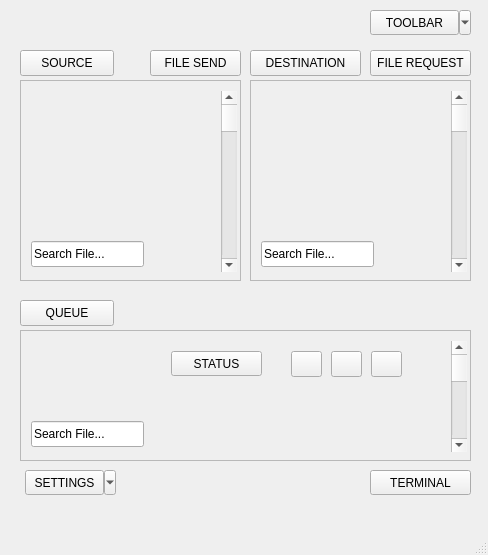
<?xml version="1.0" encoding="UTF-8"?>
<ui version="4.0">
 <class>MAIN</class>
 <widget class="QMainWindow" name="MAIN">
  <property name="geometry">
   <rect>
    <x>0</x>
    <y>0</y>
    <width>488</width>
    <height>555</height>
   </rect>
  </property>
  <property name="windowTitle">
   <string>MainWindow</string>
  </property>
  <widget class="QWidget" name="centralwidget">
   <widget class="QScrollArea" name="SOURCE_DIRECT">
    <property name="geometry">
     <rect>
      <x>20</x>
      <y>80</y>
      <width>221</width>
      <height>201</height>
     </rect>
    </property>
    <property name="widgetResizable">
     <bool>true</bool>
    </property>
    <widget class="QWidget" name="scrollAreaWidgetContents">
     <property name="geometry">
      <rect>
       <x>0</x>
       <y>0</y>
       <width>219</width>
       <height>199</height>
      </rect>
     </property>
     <widget class="QScrollBar" name="verticalScrollBar">
      <property name="geometry">
       <rect>
        <x>200</x>
        <y>10</y>
        <width>16</width>
        <height>181</height>
       </rect>
      </property>
      <property name="orientation">
       <enum>Qt::Orientation::Vertical</enum>
      </property>
     </widget>
     <widget class="QLineEdit" name="file_filter">
      <property name="geometry">
       <rect>
        <x>10</x>
        <y>160</y>
        <width>113</width>
        <height>26</height>
       </rect>
      </property>
      <property name="text">
       <string>Search File...</string>
      </property>
     </widget>
    </widget>
   </widget>
   <widget class="QScrollArea" name="QUEUE">
    <property name="geometry">
     <rect>
      <x>20</x>
      <y>330</y>
      <width>451</width>
      <height>131</height>
     </rect>
    </property>
    <property name="widgetResizable">
     <bool>true</bool>
    </property>
    <widget class="QWidget" name="scrollAreaWidgetContents_3">
     <property name="geometry">
      <rect>
       <x>0</x>
       <y>0</y>
       <width>449</width>
       <height>129</height>
      </rect>
     </property>
     <widget class="QToolButton" name="STATUS">
      <property name="geometry">
       <rect>
        <x>150</x>
        <y>20</y>
        <width>91</width>
        <height>25</height>
       </rect>
      </property>
      <property name="text">
       <string>STATUS</string>
      </property>
     </widget>
     <widget class="QScrollBar" name="verticalScrollBar_3">
      <property name="geometry">
       <rect>
        <x>430</x>
        <y>10</y>
        <width>16</width>
        <height>111</height>
       </rect>
      </property>
      <property name="orientation">
       <enum>Qt::Orientation::Vertical</enum>
      </property>
     </widget>
     <widget class="QPushButton" name="suspend">
      <property name="geometry">
       <rect>
        <x>270</x>
        <y>20</y>
        <width>31</width>
        <height>26</height>
       </rect>
      </property>
      <property name="text">
       <string/>
      </property>
      <property name="icon">
       <iconset theme="QIcon::ThemeIcon::MediaPlaybackPause"/>
      </property>
     </widget>
     <widget class="QPushButton" name="cancel">
      <property name="geometry">
       <rect>
        <x>310</x>
        <y>20</y>
        <width>31</width>
        <height>26</height>
       </rect>
      </property>
      <property name="text">
       <string/>
      </property>
      <property name="icon">
       <iconset theme="QIcon::ThemeIcon::MediaPlaybackStop"/>
      </property>
     </widget>
     <widget class="QPushButton" name="resume">
      <property name="geometry">
       <rect>
        <x>350</x>
        <y>20</y>
        <width>31</width>
        <height>26</height>
       </rect>
      </property>
      <property name="text">
       <string/>
      </property>
      <property name="icon">
       <iconset theme="QIcon::ThemeIcon::MediaPlaybackStart"/>
      </property>
     </widget>
     <widget class="QLineEdit" name="file_filter_3">
      <property name="geometry">
       <rect>
        <x>10</x>
        <y>90</y>
        <width>113</width>
        <height>26</height>
       </rect>
      </property>
      <property name="text">
       <string>Search File...</string>
      </property>
     </widget>
    </widget>
   </widget>
   <widget class="QScrollArea" name="DESTIN_DIRECT">
    <property name="geometry">
     <rect>
      <x>250</x>
      <y>80</y>
      <width>221</width>
      <height>201</height>
     </rect>
    </property>
    <property name="widgetResizable">
     <bool>true</bool>
    </property>
    <widget class="QWidget" name="scrollAreaWidgetContents_2">
     <property name="geometry">
      <rect>
       <x>0</x>
       <y>0</y>
       <width>219</width>
       <height>199</height>
      </rect>
     </property>
     <widget class="QScrollBar" name="verticalScrollBar_2">
      <property name="geometry">
       <rect>
        <x>200</x>
        <y>10</y>
        <width>16</width>
        <height>181</height>
       </rect>
      </property>
      <property name="orientation">
       <enum>Qt::Orientation::Vertical</enum>
      </property>
     </widget>
     <widget class="QLineEdit" name="file_filter_2">
      <property name="geometry">
       <rect>
        <x>10</x>
        <y>160</y>
        <width>113</width>
        <height>26</height>
       </rect>
      </property>
      <property name="text">
       <string>Search File...</string>
      </property>
     </widget>
    </widget>
   </widget>
   <widget class="QPushButton" name="pushButton_2">
    <property name="geometry">
     <rect>
      <x>20</x>
      <y>50</y>
      <width>94</width>
      <height>26</height>
     </rect>
    </property>
    <property name="text">
     <string>SOURCE</string>
    </property>
   </widget>
   <widget class="QPushButton" name="pushButton_3">
    <property name="geometry">
     <rect>
      <x>250</x>
      <y>50</y>
      <width>111</width>
      <height>26</height>
     </rect>
    </property>
    <property name="text">
     <string>DESTINATION</string>
    </property>
   </widget>
   <widget class="QPushButton" name="file_request">
    <property name="geometry">
     <rect>
      <x>370</x>
      <y>50</y>
      <width>101</width>
      <height>26</height>
     </rect>
    </property>
    <property name="text">
     <string>FILE REQUEST</string>
    </property>
   </widget>
   <widget class="QPushButton" name="file_send">
    <property name="geometry">
     <rect>
      <x>150</x>
      <y>50</y>
      <width>91</width>
      <height>26</height>
     </rect>
    </property>
    <property name="text">
     <string>FILE SEND</string>
    </property>
   </widget>
   <widget class="QToolButton" name="TOOLBAR">
    <property name="geometry">
     <rect>
      <x>370</x>
      <y>10</y>
      <width>101</width>
      <height>25</height>
     </rect>
    </property>
    <property name="focusPolicy">
     <enum>Qt::FocusPolicy::StrongFocus</enum>
    </property>
    <property name="contextMenuPolicy">
     <enum>Qt::ContextMenuPolicy::CustomContextMenu</enum>
    </property>
    <property name="acceptDrops">
     <bool>false</bool>
    </property>
    <property name="text">
     <string>TOOLBAR</string>
    </property>
    <property name="popupMode">
     <enum>QToolButton::ToolButtonPopupMode::MenuButtonPopup</enum>
    </property>
    <property name="arrowType">
     <enum>Qt::ArrowType::NoArrow</enum>
    </property>
   </widget>
   <widget class="QToolButton" name="SETTINGS">
    <property name="geometry">
     <rect>
      <x>25</x>
      <y>470</y>
      <width>91</width>
      <height>25</height>
     </rect>
    </property>
    <property name="text">
     <string>SETTINGS</string>
    </property>
    <property name="popupMode">
     <enum>QToolButton::ToolButtonPopupMode::MenuButtonPopup</enum>
    </property>
   </widget>
   <widget class="QToolButton" name="TERMINAL">
    <property name="geometry">
     <rect>
      <x>370</x>
      <y>470</y>
      <width>101</width>
      <height>25</height>
     </rect>
    </property>
    <property name="text">
     <string>TERMINAL</string>
    </property>
   </widget>
   <widget class="QPushButton" name="pushButton_14">
    <property name="geometry">
     <rect>
      <x>20</x>
      <y>300</y>
      <width>94</width>
      <height>26</height>
     </rect>
    </property>
    <property name="text">
     <string>QUEUE</string>
    </property>
   </widget>
  </widget>
  <widget class="QMenuBar" name="menubar">
   <property name="geometry">
    <rect>
     <x>0</x>
     <y>0</y>
     <width>488</width>
     <height>23</height>
    </rect>
   </property>
  </widget>
  <widget class="QStatusBar" name="statusbar"/>
 </widget>
 <resources/>
 <connections/>
</ui>
